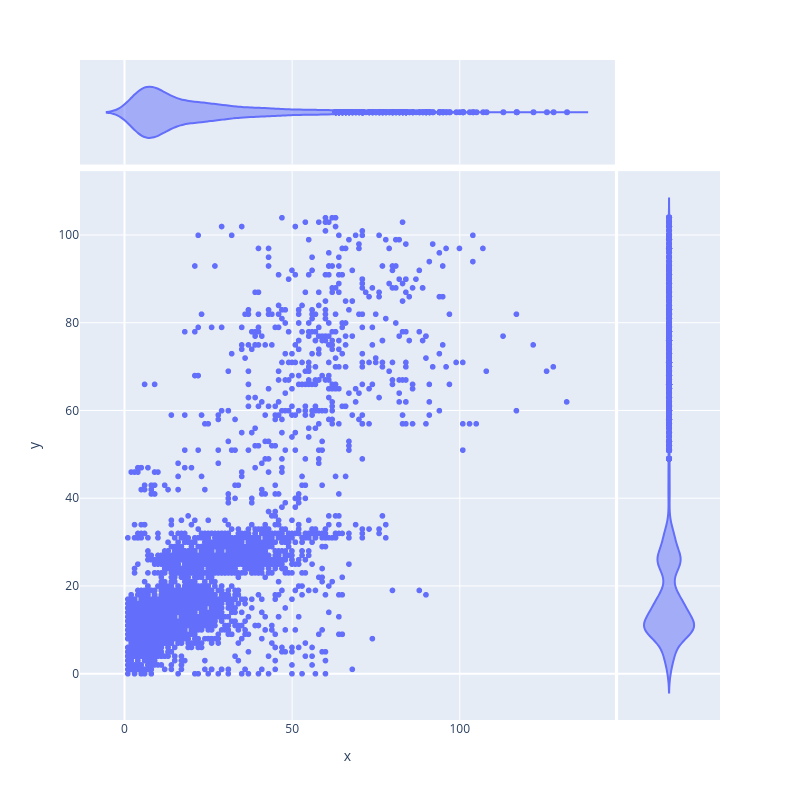

Notebook source saved alongside this figure:
### Code cell
# fig = px.scatter(
#     x=np.log(1+targets_sr), y=np.log(1+predictions_sr),
#     marginal_y='violin', marginal_x='violin'
# )
fig = px.scatter(
    x=targets_sr, y=predictions_sr,
    marginal_y='violin', marginal_x='violin'
)
fig.update_layout(width=800, height=800)
fig.show()

### Figure 1 — Plotly figure (JSON) as saved in the notebook; plotly's stock layout.template omitted (floating-point values rounded to 4 significant figures; data arrays with more than 128 entries replaced by an {"elided": "..."} marker saying what was removed)
{"data": [{"hovertemplate": "x=%{x}<br>y=%{y}<extra></extra>", "legendgroup": "", "marker": {"color": "#636efa", "symbol": "circle"}, "mode": "markers", "name": "", "showlegend": false, "type": "scattergl", "x": {"elided": "4953 int values"}, "xaxis": "x", "y": {"elided": "4953 int values"}, "yaxis": "y"}, {"alignmentgroup": "True", "hovertemplate": "x=%{x}<extra></extra>", "legendgroup": "", "marker": {"color": "#636efa", "symbol": "circle"}, "name": "", "offsetgroup": "", "scalegroup": "x", "showlegend": false, "type": "violin", "x": {"elided": "4953 int values"}, "xaxis": "x3", "yaxis": "y3"}, {"alignmentgroup": "True", "hovertemplate": "y=%{y}<extra></extra>", "legendgroup": "", "marker": {"color": "#636efa", "symbol": "circle"}, "name": "", "offsetgroup": "", "scalegroup": "y", "showlegend": false, "type": "violin", "xaxis": "x2", "y": {"elided": "4953 int values"}, "yaxis": "y2"}], "layout": {"height": 800, "legend": {"tracegroupgap": 0}, "margin": {"t": 60}, "width": 800, "xaxis": {"anchor": "y", "domain": [0, 0.8358], "title": {"text": "x"}}, "xaxis2": {"anchor": "y2", "domain": [0.8408, 1], "matches": "x2", "showgrid": false, "showline": false, "showticklabels": false, "ticks": ""}, "xaxis3": {"anchor": "y3", "domain": [0, 0.8358], "matches": "x", "showgrid": true, "showticklabels": false}, "xaxis4": {"anchor": "y4", "domain": [0.8408, 1], "matches": "x2", "showgrid": false, "showline": false, "showticklabels": false, "ticks": ""}, "yaxis": {"anchor": "x", "domain": [0, 0.8316], "title": {"text": "y"}}, "yaxis2": {"anchor": "x2", "domain": [0, 0.8316], "matches": "y", "showgrid": true, "showticklabels": false}, "yaxis3": {"anchor": "x3", "domain": [0.8416, 1], "matches": "y3", "showgrid": false, "showline": false, "showticklabels": false, "ticks": ""}, "yaxis4": {"anchor": "x4", "domain": [0.8416, 1], "matches": "y3", "showgrid": true, "showline": false, "showticklabels": false, "ticks": ""}}}
